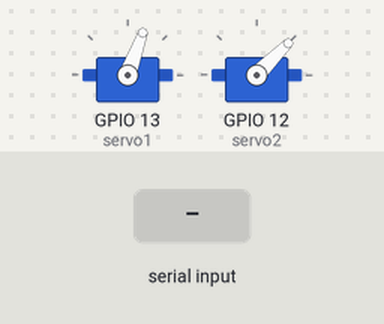
Simulated run of this sketch. Board: ESP32. Shown: 2 × servo. Inputs (shaded band) come from the test bench. Nothing arrives over Bluetooth unless stated; what the sketch prints to the serial monitor is not drawn.

Above: at 1.2 s.
1.3 s: "S1\n" received over the second serial link
At 1.6 s:
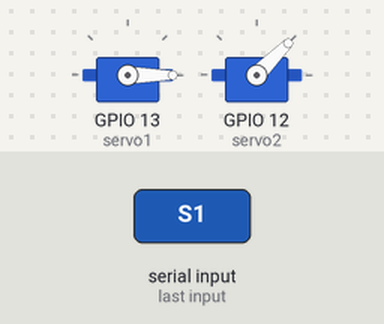
2.8 s: "S2\n" received over the second serial link
At 3.9 s:
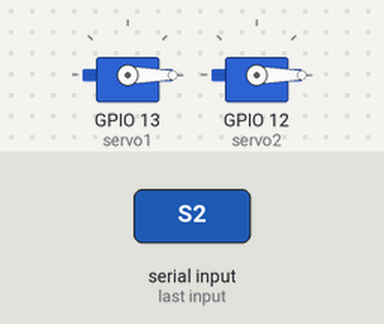
4.3 s: "S190\n" received over the second serial link
At 5.1 s:
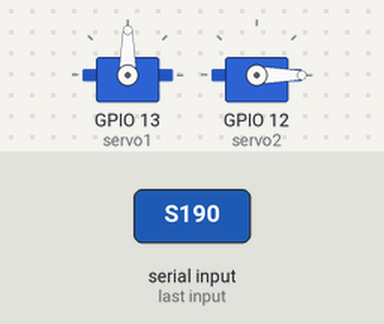
5.8 s: "S290\n" received over the second serial link
At 6.2 s:
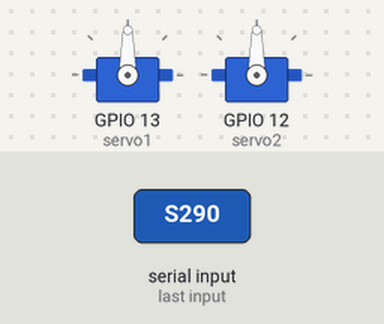
7.3 s: "S1,45\n" received over the second serial link
At 8.5 s:
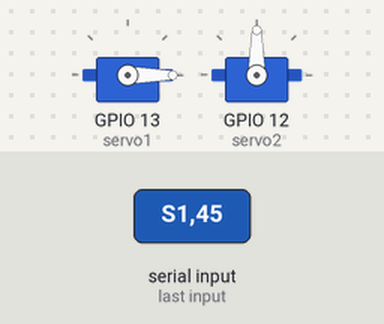
8.8 s: "S2,45\n" received over the second serial link
At 9.7 s:
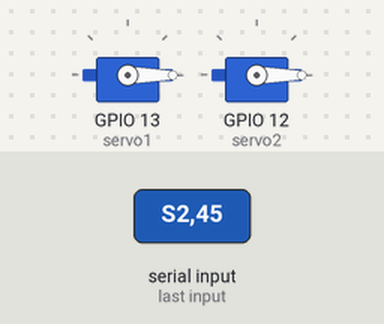
Timing chart, 0 to 11.3 s (numbered marks = the images above; inputs shaded):
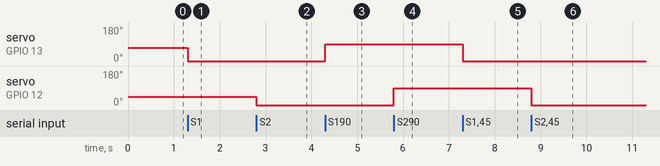

The sketch:

SARMservo1.ino
```cpp
#include <ESP32Servo.h>
#include "BluetoothSerial.h"

BluetoothSerial SerialBT;

Servo servo1;
Servo servo2;

void setup() {
  Serial.begin(115200);
  SerialBT.begin("ROBO_ARM");

  servo1.attach(13);  // Servo 1 pin
  servo2.attach(12);  // Servo 2 pin

  servo1.write(70);
  servo2.write(45);

  Serial.println("Bluetooth ready!");
  Serial.println("Use commands like: S1 120, S2 45");
}

void loop() {
  if (SerialBT.available()) {
    String cmd = SerialBT.readStringUntil('\n');
    cmd.trim();

    // ======== SERVO 1 ========
    if (cmd.startsWith("S1")) {
      int angle = cmd.substring(2).toInt();
      angle = constrain(angle, 0, 180);
      servo1.write(angle);
      SerialBT.printf("Servo1 -> %d°\n", angle);
    }

    // ======== SERVO 2 ========
    else if (cmd.startsWith("S2")) {
      int angle = cmd.substring(2).toInt();
      angle = constrain(angle, 0, 180);
      servo2.write(angle);
      SerialBT.printf("Servo2 -> %d°\n", angle);
    }
  }
}
```

Measured:
- after the input at 1.3 s, servo on GPIO 13 (servo1): 70° → 0° at once
- after the input at 2.8 s, servo on GPIO 12 (servo2): 45° → 0° at once
- after the input at 4.3 s, servo on GPIO 13 (servo1): 0° → 90° at once
- after the input at 5.8 s, servo on GPIO 12 (servo2): 0° → 90° at once
- after the input at 7.3 s, servo on GPIO 13 (servo1): 90° → 0° at once
- after the input at 8.8 s, servo on GPIO 12 (servo2): 90° → 0° at once
